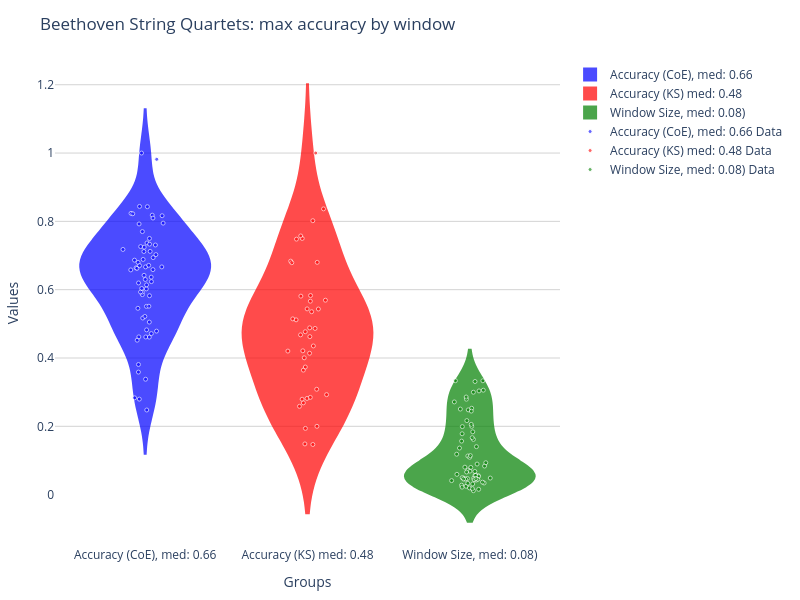

Notebook code cell kept with this figure:
### Code cell
fig = srt.plot_violin_scatter(bee_accs, ks_bee_accs, bee_ws, title="Beethoven String Quartets: max accuracy by window", labels=["Accuracy (CoE), med: $(round(median(bee_accs), digits=2))", "Accuracy (KS) med: $(round(median(ks_bee_accs), digits=2))", "Window Size, med: $(round(median(bee_ws), digits=2)))"])
